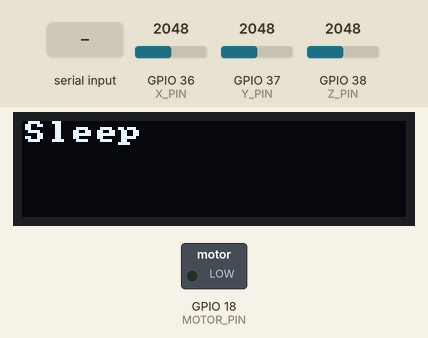
This sketch was run on a simulated ESP32. Parts: 128×32 one-colour display, switched loads named in the sketch (green lamp = pin HIGH). The test bench sets the inputs (shaded band); at power-on: GPIO 36 (X_PIN) = 2048, GPIO 37 (Y_PIN) = 2048, GPIO 38 (Z_PIN) = 2048. What the sketch prints to the serial monitor is not drawn.

Above: at 1.2 s.
1.3 s: "Idle State\n" received over Serial
At 2.9 s:
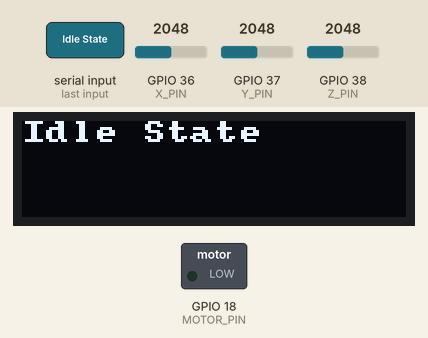
3.8 s: "Sending Data\n" received over Serial
At 4.1 s:
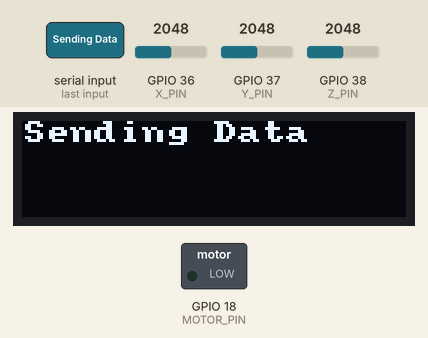
6.8 s: "Active State\n" received over Serial
At 9.0 s:
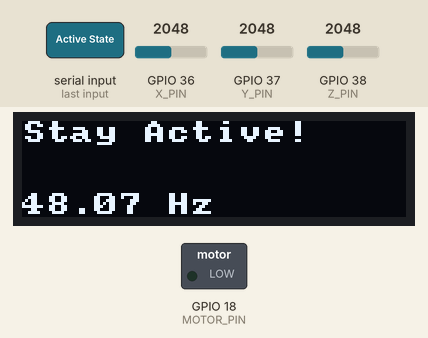
9.4 s: "Sleep Mode\n" received over Serial
At 10.7 s:
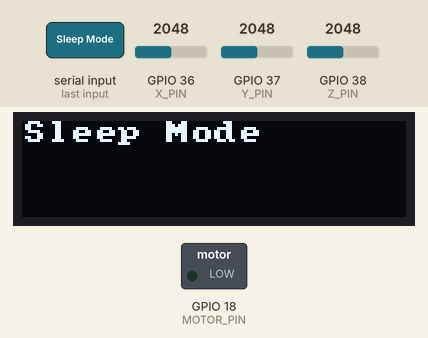
Timing chart, 0 to 11.9 s (numbered marks = the images above; inputs shaded):
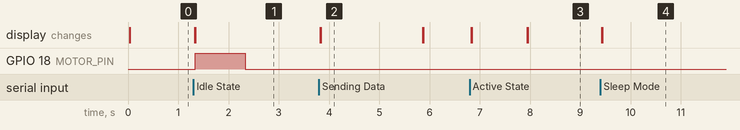

The sketch:

Challenge2IdleDetector.ino
```cpp
int sampleTime = 0; // Time of last sample (in Sampling tab)
int ax = 0; int ay = 0; int az = 0; // Acceleration (from readAccelSensor())
bool sending;

void setup() {
  setupAccelSensor();
  setupCommunication();
  setupDisplay();
  setupMotor();
  sending = false;
  writeDisplay("Sleep", 0, true);
}

void loop() {
  String command = receiveMessage();
  if(command == "Sleep Mode") {
    sending = false;
    writeDisplay("Sleep Mode", 0, true);
  }
  else if(command == "Sending Data") {
    sending = true;
    writeDisplay("Sending Data", 0, true);
  } else if(command == "Idle State"){
    writeDisplay("Idle State", 0, true);
    activateMotor(255);
    delay(1000);
    deactivateMotor();
  } else if(command == "Active State"){
    writeDisplay("Stay Active!", 0, true);
  }
  if(sending && sampleSensors()) {
    String response = String(sampleTime) + ",";
    response += String(ax) + "," + String(ay) + "," + String(az);
    sendMessage(response);
  }
}
```

Accelerometer.ino
```cpp
// Accelerometer Pins
const int X_PIN = A0;
const int Y_PIN = A1;
const int Z_PIN = A2;

void setupAccelSensor(){
  pinMode(X_PIN, INPUT);
  pinMode(Y_PIN, INPUT);
  pinMode(Z_PIN, INPUT);
}

void readAccelSensor(){
  ax = analogRead(X_PIN);
  ay = analogRead(Y_PIN);
  az = analogRead(Z_PIN);

}
```

Communication.ino
```cpp
/*
 * Precompiler directive elegance: 0 == Serial, 1 == Bluetooth
 */
#define USE_BT 0

/*
 * This block allows us to use "Ser" throughout our codebase.
 * This makes the code to be protocol-agnostic.
 * Whether using Bluetooth or USB Serial, we will reference it as Ser.
 */
#if USE_BT
  #include "BluetoothSerial.h"
  BluetoothSerial BTSerial;     // instantiate a BT object
  #define Ser BTSerial          // substitute Ser for SerialBT
#else
  #define Ser Serial            // substitute Ser for Serial
#endif

/*
 * Initialize the communication protocol (either HW Serial or BT)
 */
void setupCommunication() {
  #if USE_BT
    Ser.begin("esp32bt"); // any unique name for BT
  #else
    Ser.begin(115200);
  #endif
}


/*
 * Receive a message one character at a time, stopping at a newline ('\n')
 */
String receiveMessage() {
  String message = "";
  if (Ser.available() > 0) {
    while (true) { // loop forever until a newline is seen
      char c = Ser.read();
      if (c != char(-1)) { // if there is a character in the buffer
        if (c == '\n')
          break;
        message += c;
      }
    }
  }
  return message;
}

/*
 * Send a message over the communication protocol
 */
void sendMessage(String message) {
  Serial.println(message);
}
```

Display.ino
```cpp
#include "U8x8lib.h" // library for fast graphics
#include "Wire.h" // library for I2C

//Instantiates OLED object
U8X8_SSD1306_128X32_UNIVISION_HW_I2C oled(U8X8_PIN_NONE);

//sets refresh rate to fps
const int MAX_REFRESH = 500;
unsigned long lastClear = 0;

void setupDisplay() {
  oled.begin();
  oled.setPowerSave(0);
  oled.setFont(u8x8_font_amstrad_cpc_extended_r);
  oled.setCursor(0, 0);
}

void writeDisplay(const char * message, int row, bool erase){
  unsigned long now = millis();
  if(erase && (millis() - lastClear >= MAX_REFRESH)){
    oled.clearDisplay();
    lastClear = now;
  }
  oled.setCursor(0, row);
  oled.print(message);
}

void writeDisplayCSV(String message, int commaCount){
  int startIndex = 0;
  for(int i = 0; i <= commaCount; i++){
    int index = message.indexOf(',', startIndex);
    String subMessage = message.substring(startIndex, index);
    startIndex = index + 1;
    writeDisplay(subMessage.c_str(), i, false);
  }
}
```

Motor.ino
```cpp
const int pwmFrequency = 5000;
const int pwmChannel = 0;
const int pwmResolution = 8;

const int MOTOR_PIN = 18;

void setupMotor(){
  ledcSetup(pwmChannel, pwmFrequency, pwmResolution);
  ledcAttachPin(MOTOR_PIN, pwmChannel);
}

void activateMotor(int motorPower){
  ledcWrite(pwmChannel, motorPower);
}

void deactivateMotor(){
  ledcWrite(pwmChannel, 0);
}
```

Sampling.ino
```cpp
int sampleRate = 50;
unsigned long sampleDelay = 1e6/sampleRate;
unsigned long timeStart = 0;
unsigned long timeEnd = 0;

bool sampleSensors(){
  timeEnd = micros();
  if(timeEnd - timeStart >= sampleDelay) {
    displaySampleRate(timeEnd);
    timeStart = timeEnd;

    // Read the sensors and store their outputs in global variables
    sampleTime = millis();
    readAccelSensor();     // values stored in "ax", "ay", and "az"
    return true;
  }

  return false;
}

void displaySampleRate(unsigned long currentTime){
  int nSamples = 100;
  static int count = 0;
  static unsigned long lastTime = 0;

  count++;
  if(count == nSamples) {
    double avgRate = nSamples * 1e6 / (currentTime - lastTime);
    String message = String(avgRate) + " Hz";
    writeDisplay(message.c_str(), 3, false);

    // reset
    count = 0;
    lastTime = currentTime;

  }
}
```

Measured:
- after the input at 1.3 s, GPIO 18 (MOTOR_PIN): LOW → HIGH at once, → LOW 1.0 s later; the display: first changes at once (image 1 shows a later state)
- after the input at 3.8 s, the display: first changes at once (image 2 shows a later state)
- after the input at 6.8 s, the display: first changes at once (image 3 shows a later state)
- after the input at 9.4 s, the display: first changes at once (image 4 shows a later state)
- what the display in image 2 shows lasts 2.1 s, from 3.8 s to 5.9 s
